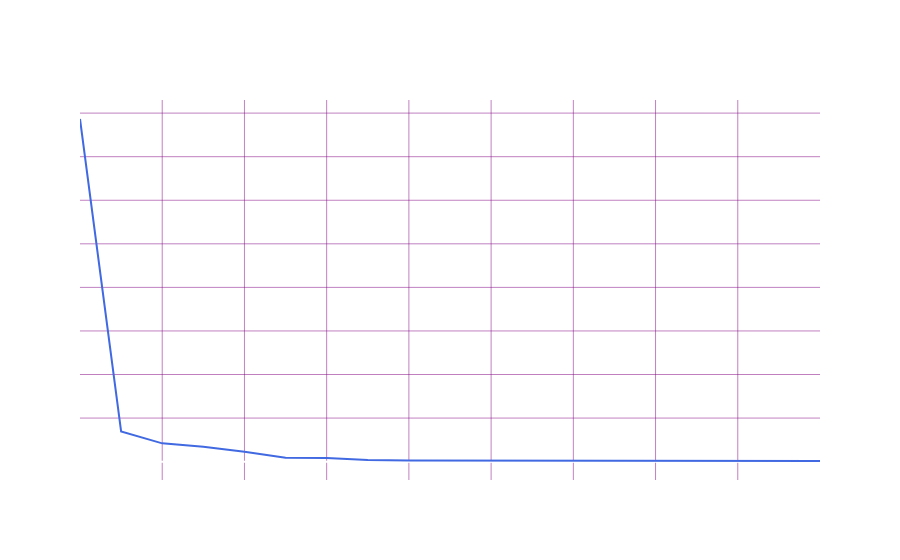

Notebook code cell kept with this figure:
### Markdown cell above
**Visualization of the loss of each iteration**

### Code cell
import plotly.graph_objects as go

loss_history = mlp.loss_curve_

fig = go.Figure()
fig.add_trace(go.Scatter(x=list(range(len(loss_history))), y=loss_history, mode='lines', name='Training Loss', line=dict(color='royalblue')))

fig.update_xaxes(showline=True, linewidth=2, linecolor='white', mirror=True, gridcolor='purple', gridwidth=0.5)
fig.update_yaxes(showline=True, linewidth=2, linecolor='white', mirror=True, gridcolor='purple', gridwidth=0.5)
fig.update_layout(
    title="Training Loss Over Iterations",
    xaxis_title="Iterations",
    yaxis_title="Training Loss",
    paper_bgcolor = 'rgba(0,0,0,0)', 
    plot_bgcolor = 'rgba(0,0,0,0)',
    font=dict(color="white"),
)

### Figure 1 — Plotly figure (JSON) as saved in the notebook; plotly's stock layout.template omitted (floating-point values rounded to 4 significant figures)
{"data": [{"line": {"color": "royalblue"}, "mode": "lines", "name": "Training Loss", "type": "scatter", "x": [0, 1, 2, 3, 4, 5, 6, 7, 8, 9, 10, 11, 12, 13, 14, 15, 16, 17, 18], "y": [0.03933, 0.003469, 0.0021, 0.001712, 0.001145, 0.0004389, 0.0004176, 0.0001765, 0.0001376, 0.0001239, 0.0001136, 0.0001006, 9.322e-05, 8.725e-05, 8.298e-05, 8.063e-05, 7.707e-05, 7.548e-05, 7.303e-05]}], "layout": {"font": {"color": "white"}, "paper_bgcolor": "rgba(0,0,0,0)", "plot_bgcolor": "rgba(0,0,0,0)", "title": {"text": "Training Loss Over Iterations"}, "xaxis": {"gridcolor": "purple", "gridwidth": 0.5, "linecolor": "white", "linewidth": 2, "mirror": true, "showline": true, "title": {"text": "Iterations"}}, "yaxis": {"gridcolor": "purple", "gridwidth": 0.5, "linecolor": "white", "linewidth": 2, "mirror": true, "showline": true, "title": {"text": "Training Loss"}}}}
